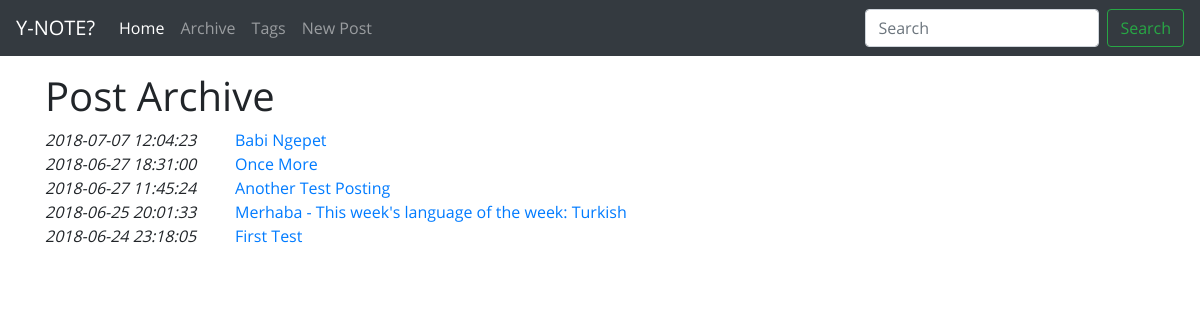
/archive.php, run on the app's committed database.
### tables this page shows
CREATE TABLE `posts` (
  `id_post` int(11) NOT NULL AUTO_INCREMENT,
  `date_post` datetime DEFAULT NULL,
  `date_modified` datetime DEFAULT NULL,
  `title_post` varchar(255) DEFAULT NULL,
  `content` text,
  PRIMARY KEY (`id_post`)
);

### archive.php (the view, shortened to what this page needs)
<?php
    include "header.php";
    include "navbar.php";
    include_once "config.php";
    $sql = "SELECT id_post, date_post, title_post FROM posts ORDER BY date_post DESC";
    $result_sql = mysqli_query($db_handle, $sql);
    echo "<h1>Post Archive</h1>";
    while($row = mysqli_fetch_array($result_sql)) {
        echo <<<EOD
    <div class="row">
        <div class="col-md-2">
            <em>{$row['date_post']}</em>
        </div>
        <div class="col-md-10">
            <a href="readpost.php?id-post={$row['id_post']}">{$row['title_post']}</a>
        </div>
    </div>
EOD;
    }
    include "tail.php";

### assets/css/index.css (style rules this page uses)
body { min-height: 75rem; padding-top: 4.5rem; padding-bottom: 4rem; font-family: 'Open Sans', Courier, monospace; }

### data on the page
posts: date_post "2018-07-07 12:04:23", title_post "Babi Ngepet"
posts: date_post "2018-06-27 18:31:00", title_post "Once More"
posts: date_post "2018-06-27 11:45:24", title_post "Another Test Posting"
posts: date_post "2018-06-25 20:01:33", title_post "Merhaba - This week's language of the week: Turkish"
posts: date_post "2018-06-24 23:18:05", title_post "First Test"
